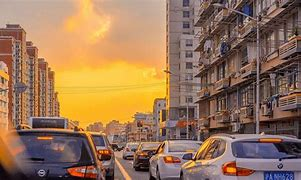
#> input picture input.jpg, 301 x 180 px
$ python '边缘检测3.py'
#> lines starting #> are read from the running program, lines starting #| are printed output that depends on the picture; after the words box and inside, x2 and y2 are one past the last pixel; in counts of white or black regions, pixels touching at a corner belong together
#> further down, img is the input picture: shape (180, 301, 3); mean B, G, R 88.3, 116.8, 151.6
from typing import Iterable, List, Tuple, Union
import cv2
import matplotlib.pyplot as plt
import numpy as np


def region_of_interest(image):
    height = image.shape[0]
    polygons = np.array([
        [(200, height), (1100, height), (550, 250)]
    ])
    mask = np.zeros_like(image)
    cv2.fillPoly(mask, polygons, 255)
    masked_image = cv2.bitwise_and(image, mask)
    return masked_image


def look_shape(a: Iterable) -> Tuple:
    # for debug
    return np.array(a).shape


def length_within_points(a: Iterable, empty_value: Union[int, float] = 0) -> int:
    """
        a simple instance:
            array : [empty_value, empty_value, empty_value, 1, empty_value, 0, 1, 2, empty_value]
            Then length_within_points(array) will return index diff between 1 and 2, which is 5
    """
    a = list(a)
    l_pivot, r_pivot = -1, -2
    for index, (l_val, r_val) in enumerate(zip(a[::1], a[::-1])):
        if l_val != empty_value and l_pivot == -1:
            l_pivot = index
        if r_val != empty_value and r_pivot == -2:
            r_pivot = len(a) - index

    return r_pivot - l_pivot + 1


def dump_rings_from_image(image: np.ndarray, output_path: str, plot_dict: dict = {"color": "k", "linewidth": 2.0}, default_height: float = 8) -> List[np.ndarray]:
    # regular operation, no more explainations
#> called with output_path = 'KID.svg', default_height = 8
    blur = cv2.GaussianBlur(image, (3, 3), 0)
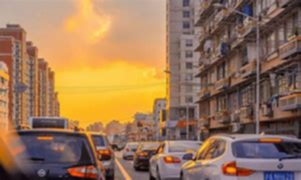
#> blur: shape (180, 301, 3); mean B, G, R 88.3, 116.9, 151.6
    gray = cv2.cvtColor(blur, cv2.COLOR_BGR2GRAY)
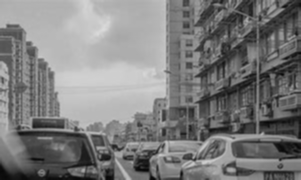
#> gray: shape (180, 301); min 7, max 219, mean 124
    edge = cv2.Canny(gray, 50, 150)
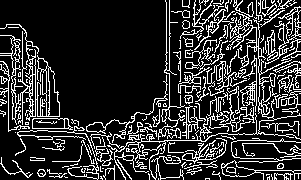
#> edge: shape (180, 301); 18.9% white in thin lines or dots

    # get ratio between width and height to adjust the final output
    valid_width = length_within_points(edge.sum(axis=0))
#> in length_within_points, `a = list(a)`: a = 301 values, max 32385 at index 169, min 2040 at index 65, mean 8674.2
#> the loop in length_within_points, `for index, (l_val, r_val) in enumerate(zip(a[::1], a[::-1])):` made 301 passes
#> (l_val, r_val, l_pivot, r_pivot) on pass 1: (4335, 7650, 0, 301)
#> (l_val, r_val) on passes 2 to 7: (9435, 8925), (5100, 15810), (6885, 18105), (6630, 12750), (5355, 15300), (5355, 14025)
#> after the loop in length_within_points, `for index, (l_val, r_val) in enumerate(zip(a[::1], a[::-1])):`: l_pivot = 0; r_pivot = 301
#> valid_width = 302
    valid_height = length_within_points(edge.sum(axis=1))
#> the loop in length_within_points (call 2), `for index, (l_val, r_val) in enumerate(zip(a[::1], a[::-1])):` made 180 passes
#> (l_val, r_val, l_pivot, r_pivot) on pass 1: (7650, 6375, 0, 180)
#> (l_val, r_val) on passes 2 to 7: (8925, 11220), (9690, 14535), (10710, 18870), (7905, 13515), (10455, 17085), (10455, 21930)
#> valid_height = 181
    true_ratio = valid_width / valid_height
#> true_ratio = 1.67

    # get contour of the edge image
    contour_tuple = cv2.findContours(
        edge, mode=cv2.RETR_TREE, method=cv2.CHAIN_APPROX_NONE)
#> contour_tuple = 297 contours, 220 with area under 20; largest, box (x1, y1, x2, y2) and area: (0, 24, 60, 125) 1048, (90, 0, 301, 180) 662, (206, 61, 247, 96) 430, (32, 118, 73, 130) 365, (264, 6, 301, 68) 360
    contours = contour_tuple[0]
#> contours has the same summary as contour_tuple
    rings = [np.array(c).reshape([-1, 2]) for c in contours]
#> rings = 297 items

    # adjust coordinate system to the image coordinate system
    max_x, max_y, min_x, min_y = 0, 0, 0, 0
    for ring in rings:
        max_x = max(max_x, ring.max(axis=0)[0])
        max_y = max(max_y, ring.max(axis=0)[1])
        min_x = max(min_x, ring.min(axis=0)[0])
        min_y = max(min_y, ring.min(axis=0)[1])
#> this loop made 297 passes
#> (max_x, min_x) on passes 1, 3, 4: (209, 205), (269, 267), (269, 267)

    # adjust ratio
    plt.figure(figsize=[default_height * true_ratio, default_height])

    # plot to the matplotlib
    for _, ring in enumerate(rings):
        close_ring = np.vstack((ring, ring[0]))
        xx = close_ring[..., 0]
        yy = max_y - close_ring[..., 1]
        plt.plot(xx, yy, **plot_dict)
#> this loop made 297 passes
#> (xx, yy) on passes 1, 3, 4: ([205, 205, 206, 207, 208, 209, 209, 208, 207, 206, 205], [1, 0, 1, 1, 1, 0, 1, 1, 1, 1, 1]), ([269, 268, 267, 267, 267, 267, 268, 269, 269, 269, 269, 269], [3, 2, 2, 1, 0, 1, 2, 1, 0, 1, 2, 3]), ([100, 101, 100, 101, 102, 102, 101, 101, 100], [3, 2, 1, 1, 0, 1, 2, 3, 3])

    plt.axis("off")
    plt.savefig(output_path)
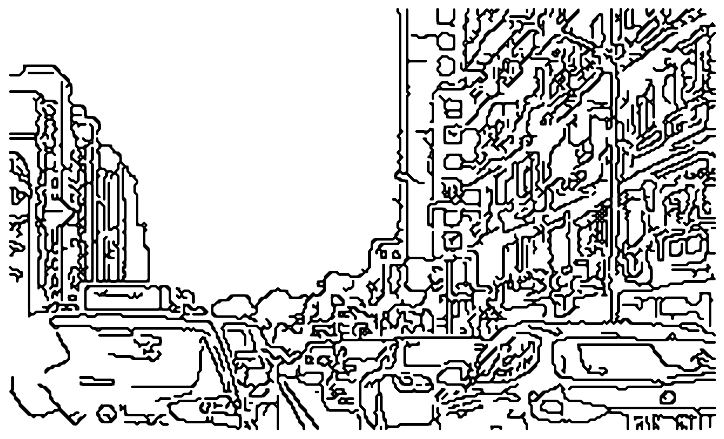
#> figure drawn by matplotlib, 1 panel


if __name__ == '__main__':
    img = cv2.imread('input.jpg')
    dump_rings_from_image(img, "KID.svg")
